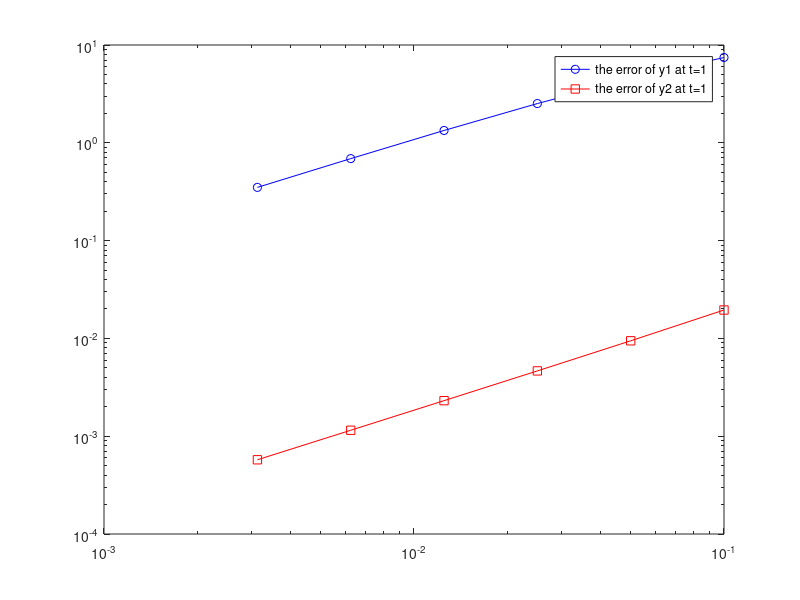

Reproduce this figure in MATLAB.
hvec = 0.1*2.^(-(0:5));
y1prime = @(t,y) 2*(t+1)*y;
y2prime = @(t,y) 1/y^2;
y1real = @(t) exp(t^2+2*t);
y2real = @(t) (3*t+1)^(1/3);
error1vec = [];
error2vec = [];
red_fac1 = [];
red_fac2 = [];
for h = hvec
    h
    num_int = 1/h;
    tvec = 0 + (0:num_int)*h;
    tvec = tvec';
    y1= 1;
    y2= 1;
    for i = 1:num_int
        y1 = y1 + h * y1prime(tvec(i),y1);
        y2 = y2 + h * y2prime(tvec(i),y2);
    end
    error1 = abs(y1 - y1real(1));
    error2 = abs(y2 - y2real(1));
    if length(error1vec) > 1
        red_fac1 = [red_fac1; error1/error1vec(length(error1vec)) ];
        red_fac2 = [red_fac2; error2/error2vec(length(error1vec)) ];
    end
    error1vec = [error1vec, error1]
    error2vec = [error2vec, error2];
        
end
 loglog(hvec,error1vec,'bo-');
 hold on
 loglog(hvec,error2vec,'rs-');
 legend(  "the error of y1 at t=1", "the error of y2 at t=1" );